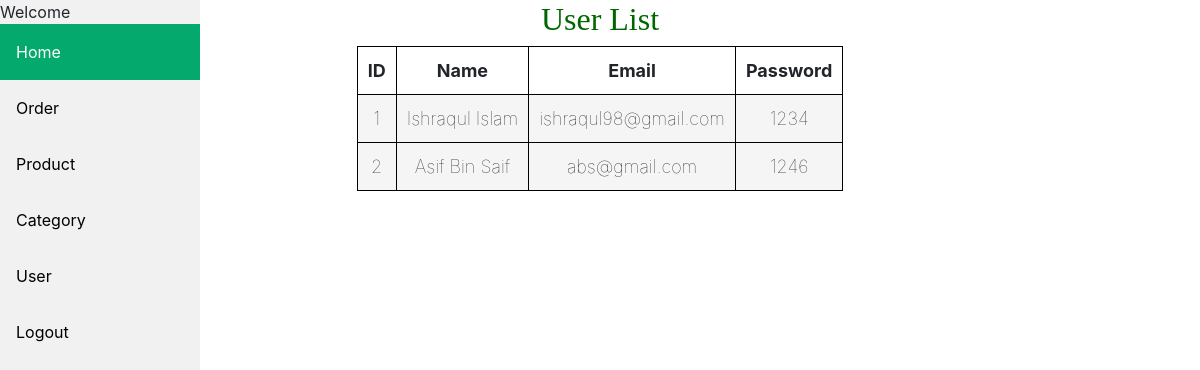
Screenshot of /user.php with the database file from the repository.
### tables this page shows
CREATE TABLE `user_info` (
  `ID` int(200) NOT NULL,
  `Full_Name` varchar(500) NOT NULL,
  `Email` varchar(500) NOT NULL,
  `Password` varchar(500) NOT NULL
);

### user.php (the view, shortened to what this page needs)
<!DOCTYPE html>
<html>
<head>
<link rel="stylesheet" href="css/sidebar.css">
<link rel="stylesheet" href="https://maxcdn.bootstrapcdn.com/bootstrap/4.5.2/css/bootstrap.min.css">
<link rel="stylesheet" href="https://cdnjs.cloudflare.com/ajax/libs/font-awesome/4.7.0/css/font-awesome.min.css">
</head>
<body>
<div class="sidebar">
      <?php echo " Welcome " . $_SESSION['user']; ?>
  <a class="active" href="index.php">Home</a>
  <a href="#news">Order</a>
  <a href="propanel.php">Product</a>
  <a href="cat.php">Category</a>
  <a href="user.php">User</a>
  <a href="logout.php">Logout</a>
</div>
</head>
<body>
      <section>
            <h1>User List</h1>
            <table>
                  <tr>
                        <th>ID</th>
                        <th>Name</th>
                        <th>Email</th>
                        <th>Password</th>
                  </tr>
                        <?php
                        require_once('dbconnect.php');
                        $sql = "SELECT * FROM user_info ";
                        $result =mysqli_query($conn,$sql);
                        if(mysqli_num_rows($result) > 0){
                        while($row = mysqli_fetch_array($result)){
      ?>
                  <tr>
                        <td><?php echo $row['ID']; ?></td>
                        <td><?php echo $row['Full_Name']; ?></td>
                        <td><?php echo $row['Email']; ?></td>
                        <td><?php echo $row['Password']; ?></td>
                  </tr>
                  <?php
                              }
                        }
                  ?>
            </table>
      </section>
</body>
</html>

### sidebar.css (style rules this page uses)
body { margin: 0; font-family: "Lato", sans-serif; }
.sidebar { margin: 0; padding: 0; width: 200px; background-color: #f1f1f1; position: fixed; height: 100%; overflow: auto; }
.sidebar a { display: block; color: black; padding: 16px; text-decoration: none; }
.sidebar a.active { background-color: #04AA6D; color: white; }

### user.php (style rules this page uses)
table { margin: 0 auto; font-size: large; border: 1px solid black; }
h1 { text-align: center; color: #006600; font-size: xx-large; font-family: 'Gill Sans'; }
td { background-color: whitesmoke; border: 1px solid black; }
th, td { font-weight: bold; border: 1px solid black; padding: 10px; text-align: center; }
td { font-weight: lighter; }

### rows the page displays
user_info: ID "1", Full_Name "Ishraqul Islam", Email "ishraqul98@gmail.com", Password "1234"
user_info: ID "2", Full_Name "Asif Bin Saif", Email "abs@gmail.com", Password "1246"
